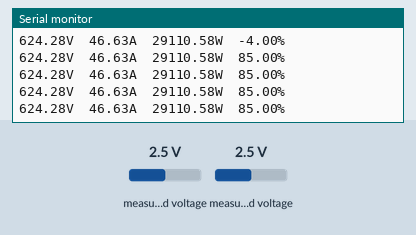
Recording of a sketch running on a simulated Arduino Uno, built with avr-gcc and run on an emulated ATmega328P. On the bench: the last lines printed to the serial monitor. The test bench sets the inputs (shaded band); at power-on: measured voltage 2.5 V.

Above: at 1.2 s.
1.3 s: measured voltage (sensor 200) set to 0.1 V
At 1.54 s:
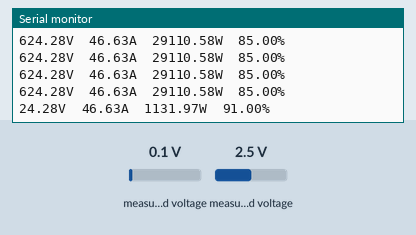
2.8 s: measured voltage (sensor 201) set to 0.1 V
At 2.88 s:
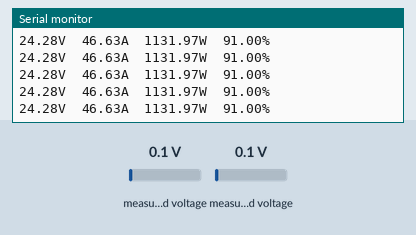
4.3 s: measured voltage (sensor 200) set to 1.2 V
At 4.49 s:
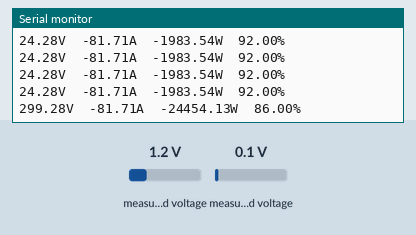
5.8 s: measured voltage (sensor 201) set to 1.2 V
At 5.84 s:
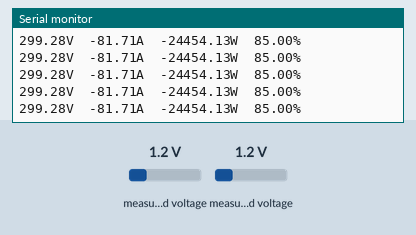
Timing chart, 0 to 8.3 s (numbered marks = the images above; inputs shaded):
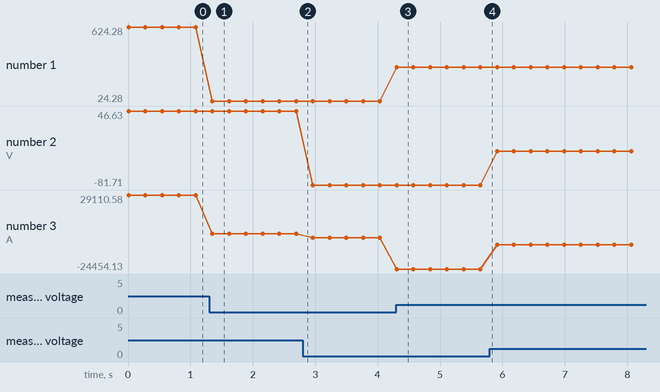

Measured:
- after the input at 1.3 s, the serial monitor: prints a new line after 0.05 s (image 1)
- after the input at 4.3 s, the serial monitor: prints a new line at once (image 3)
- plotted number 1: 624.28 → 24.28 after the input at 1.3 s, 24.28 → 299.28 after the input at 4.3 s
- plotted number 2: 46.63 → -81.71 after the input at 2.8 s, -81.71 → -22.89 after the input at 5.8 s
- plotted number 3: 29110.58 → 1131.97 after the input at 1.3 s, 1131.97 → -1983.54 after the input at 2.8 s, -1983.54 → -24454.13 after the input at 4.3 s, -24454.13 → -6849.72 after the input at 5.8 s

The sketch:

algoritmo_MPPT_2.1.ino
```cpp
//=====================================
//--------- frequência da CPU ---------
#define F_CPU 16000000


//=====================================
//----------- Bibliotecas -------------
#include <avr/io.h>
#include <avr/interrupt.h>
#include <util/delay.h>
#include <Wire.h>
#include <ADS1115_WE.h>


//=====================================
//------ Mapeamento de Hardware -------
#define   pwm1    (1<<PD5)
#define   pwm2    (1<<PD6)

#define   pwm3    (1<<PB2)
#define   pwm4    (1<<PB3)

#define I2C_ADDRESS 0x48
ADS1115_WE adc = ADS1115_WE(I2C_ADDRESS);

//===========================================================
//----------- Variaveis Globais -------------

float     tensao_anterior       = 0,
          potencia_anterior     = 0,
          PASSO_MPPT            = 1,
          Tensao_circ_aberto    = 256,
          tensao_ref_fonte      = 0,  //dutty de 50% do PWM com resolução de 8bits
          Tensao_maxima_fonte   = 360.0,
          Tensao_minima_fonte   = 90.0,
          Tensao_fonte          = 0.0,
          Corrente_fonte        = 0.0;

// ============================================================================
// --- Protótipo das Funções ---
void Algoritmo_MPPT();


// ============================================================================
// ------------------- Interrupções -------------------

//---------Interrupção da máquina de estados------------


//---------Interrupção do algoritmo MPPT---------------


//=============================================================
//--------- Função principal ----------
void setup()
{


  Wire.begin();
  Serial.begin(115200);

  if(!adc.init())
  {
    Serial.println("ADS1115 not connected!");
  }

  adc.setVoltageRange_mV(ADS1115_RANGE_4096);
  adc.setCompareChannels(ADS1115_COMP_0_GND);
  adc.setMeasureMode(ADS1115_CONTINUOUS);

  Serial.println("ADS1115 Example Sketch - Continuous Mode");
  Serial.println("All values in volts");
  Serial.println();

} //FIM DA FUNÇÃO PRINCIPAL


//---------- LOOP INFINITO ----------
void loop()
{ //INÍCIO DO LOOP INFINITO

  float voltage = 0.0;


  Tensao_fonte    = 0.0;
  voltage = readChannel(ADS1115_COMP_0_GND);
  Tensao_fonte = (voltage - 0.0029) * 250;       // calculo baseado na relação de 4mV/V na saída do sensor de tensão
  Serial.print(Tensao_fonte);
  Serial.print("V  ");


  Corrente_fonte    = 0.0;
  voltage = readChannel(ADS1115_COMP_1_GND);
  Corrente_fonte = (voltage - 1.6280) / 0.0187 ;       // calculo baseado na relação de 18.7mV/A na saída do sensor de corrente
  Serial.print(Corrente_fonte);
  Serial.print("A  ");

  Algoritmo_MPPT(Corrente_fonte, Tensao_fonte);


  Serial.println();

  _delay_ms(250);
} //FIM DO LOOP INFINITO


//===========================================================
//--------- Desenvolvimento das Funções ----------


float readChannel(ADS1115_MUX channel) {
  float voltage = 0.0;
  adc.setCompareChannels(channel);
  voltage = adc.getResult_V(); // alternative: getResult_mV for Millivolt
  return voltage;
}


void Algoritmo_MPPT(float corrente, float tensao)
{
  //variaveis locais da função
  float   deltaV              = 0,
          Incializacao_MPPT   = 0,
          potencia_fonte      = 0;


  //Calculo do valor atual da potência a partir da variação da tensão
  potencia_fonte = corrente * tensao;
  deltaV = tensao - tensao_anterior;

  //Serial.print(" |||| Potência: ");
  Serial.print(potencia_fonte);
  Serial.print("W  ");


  if((tensao > (Tensao_circ_aberto)) && (Incializacao_MPPT == 0))
    {
      tensao_ref_fonte = tensao_ref_fonte - 5;
    }
  else
    {
      Incializacao_MPPT = 1;
    }

  //Algoritmo MPPT
  if(potencia_fonte > potencia_anterior)
    {
      if(deltaV > 0) tensao_ref_fonte += PASSO_MPPT;
      else tensao_ref_fonte -= PASSO_MPPT;
    }
  else if(potencia_fonte < potencia_anterior)
    {
      if(deltaV > 0) tensao_ref_fonte -= PASSO_MPPT;
      else tensao_ref_fonte += PASSO_MPPT;
    }


  Serial.print(tensao_ref_fonte);
  Serial.print("%  ");

  //Limites para estabelecer a saturação do volores máximos do MPPT
  if(tensao_ref_fonte > Tensao_maxima_fonte) tensao_ref_fonte = Tensao_maxima_fonte;
  else if(tensao_ref_fonte < Tensao_minima_fonte) tensao_ref_fonte = Tensao_minima_fonte;

  //Armazenamento dos volores presentes nas variaveis de valores do passado
  tensao_anterior = tensao;
  potencia_anterior = potencia_fonte;   // Armazena o valor de potência calculado anteriormente

}
```
